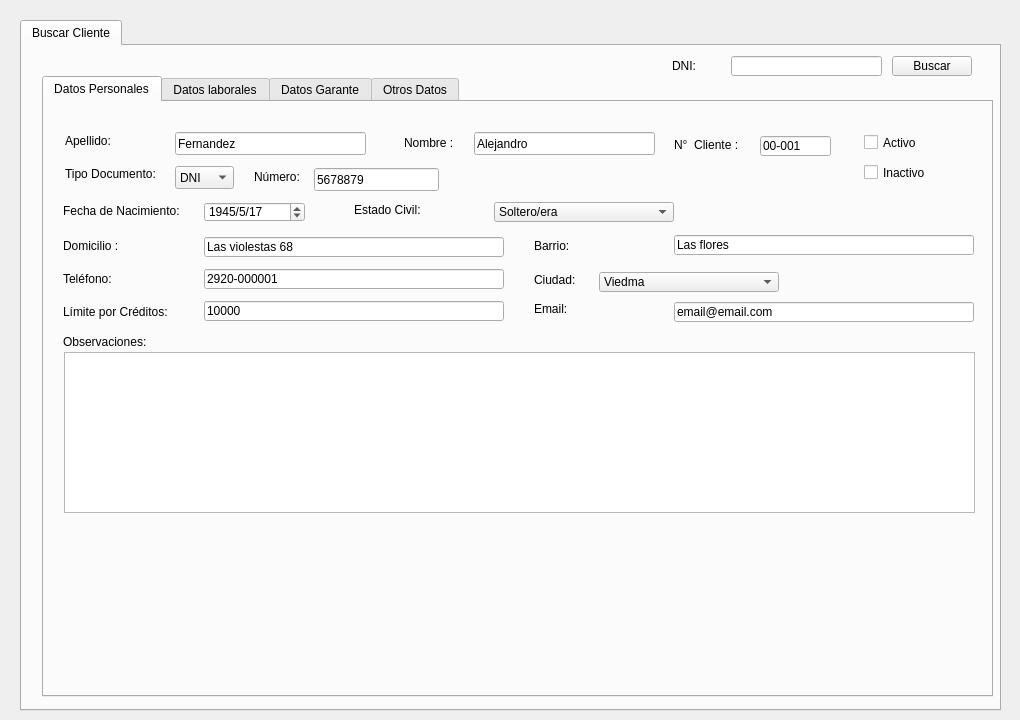
<?xml version="1.0" encoding="UTF-8"?>
<ui version="4.0">
 <class>Form</class>
 <widget class="QWidget" name="Form">
  <property name="geometry">
   <rect>
    <x>0</x>
    <y>0</y>
    <width>1020</width>
    <height>720</height>
   </rect>
  </property>
  <property name="windowTitle">
   <string>Form</string>
  </property>
  <widget class="QTabWidget" name="tabWidget">
   <property name="geometry">
    <rect>
     <x>20</x>
     <y>20</y>
     <width>981</width>
     <height>691</height>
    </rect>
   </property>
   <property name="currentIndex">
    <number>0</number>
   </property>
   <widget class="QWidget" name="tab">
    <attribute name="icon">
     <iconset>
      <normalon>../../../../Descargas/prismaticos.png</normalon>
     </iconset>
    </attribute>
    <attribute name="title">
     <string>Buscar Cliente</string>
    </attribute>
    <widget class="QTabWidget" name="tabwt_clientenuevo_4">
     <property name="geometry">
      <rect>
       <x>20</x>
       <y>30</y>
       <width>951</width>
       <height>621</height>
      </rect>
     </property>
     <property name="currentIndex">
      <number>0</number>
     </property>
     <widget class="QWidget" name="tab_16">
      <attribute name="icon">
       <iconset>
        <normalon>../../../../Descargas/tarjeta-personal-de-datos-de-contacto.png</normalon>
       </iconset>
      </attribute>
      <attribute name="title">
       <string>Datos Personales</string>
      </attribute>
      <widget class="QLineEdit" name="lne_telfono_buscar_2">
       <property name="geometry">
        <rect>
         <x>160</x>
         <y>167</y>
         <width>300</width>
         <height>20</height>
        </rect>
       </property>
       <property name="text">
        <string>2920-000001</string>
       </property>
      </widget>
      <widget class="QLabel" name="label_122">
       <property name="geometry">
        <rect>
         <x>19</x>
         <y>101</y>
         <width>141</width>
         <height>16</height>
        </rect>
       </property>
       <property name="text">
        <string>Fecha de Nacimiento:</string>
       </property>
      </widget>
      <widget class="QDateEdit" name="dte_nacimiento_buscar_2">
       <property name="geometry">
        <rect>
         <x>160</x>
         <y>100</y>
         <width>101</width>
         <height>20</height>
        </rect>
       </property>
       <property name="displayFormat">
        <string>yyyy/M/dd</string>
       </property>
       <property name="date">
        <date>
         <year>1945</year>
         <month>5</month>
         <day>17</day>
        </date>
       </property>
      </widget>
      <widget class="QComboBox" name="cbx_estado_civil_buscar_2">
       <property name="geometry">
        <rect>
         <x>450</x>
         <y>100</y>
         <width>180</width>
         <height>20</height>
        </rect>
       </property>
       <item>
        <property name="text">
         <string>Soltero/era</string>
        </property>
       </item>
       <item>
        <property name="text">
         <string>Casado/ada</string>
        </property>
       </item>
       <item>
        <property name="text">
         <string>Viudo/da</string>
        </property>
       </item>
       <item>
        <property name="text">
         <string>Divorsiado/ada</string>
        </property>
       </item>
      </widget>
      <widget class="QLabel" name="label_123">
       <property name="geometry">
        <rect>
         <x>490</x>
         <y>136</y>
         <width>131</width>
         <height>16</height>
        </rect>
       </property>
       <property name="text">
        <string>Barrio:</string>
       </property>
      </widget>
      <widget class="QLineEdit" name="lne_domicilio_buscar_2">
       <property name="geometry">
        <rect>
         <x>160</x>
         <y>135</y>
         <width>300</width>
         <height>20</height>
        </rect>
       </property>
       <property name="text">
        <string>Las violestas 68</string>
       </property>
      </widget>
      <widget class="QLabel" name="label_124">
       <property name="geometry">
        <rect>
         <x>360</x>
         <y>33</y>
         <width>71</width>
         <height>16</height>
        </rect>
       </property>
       <property name="text">
        <string>Nombre :</string>
       </property>
      </widget>
      <widget class="QLabel" name="label_125">
       <property name="geometry">
        <rect>
         <x>310</x>
         <y>100</y>
         <width>131</width>
         <height>16</height>
        </rect>
       </property>
       <property name="text">
        <string>Estado Civil:</string>
       </property>
      </widget>
      <widget class="QLineEdit" name="lne_barrio_buscar_2">
       <property name="geometry">
        <rect>
         <x>630</x>
         <y>133</y>
         <width>300</width>
         <height>20</height>
        </rect>
       </property>
       <property name="text">
        <string>Las flores</string>
       </property>
      </widget>
      <widget class="QLabel" name="label_126">
       <property name="geometry">
        <rect>
         <x>19</x>
         <y>169</y>
         <width>121</width>
         <height>16</height>
        </rect>
       </property>
       <property name="text">
        <string>Teléfono:</string>
       </property>
      </widget>
      <widget class="QComboBox" name="cbx_ciudad_4">
       <property name="geometry">
        <rect>
         <x>555</x>
         <y>170</y>
         <width>180</width>
         <height>20</height>
        </rect>
       </property>
       <item>
        <property name="text">
         <string>Viedma</string>
        </property>
       </item>
      </widget>
      <widget class="QLabel" name="label_127">
       <property name="geometry">
        <rect>
         <x>21</x>
         <y>64</y>
         <width>103</width>
         <height>16</height>
        </rect>
       </property>
       <property name="text">
        <string>Tipo Documento:</string>
       </property>
      </widget>
      <widget class="QLabel" name="label_128">
       <property name="geometry">
        <rect>
         <x>630</x>
         <y>35</y>
         <width>71</width>
         <height>16</height>
        </rect>
       </property>
       <property name="text">
        <string>N°  Cliente :</string>
       </property>
      </widget>
      <widget class="QLineEdit" name="lne_nombre_buscar_2">
       <property name="geometry">
        <rect>
         <x>430</x>
         <y>30</y>
         <width>181</width>
         <height>23</height>
        </rect>
       </property>
       <property name="text">
        <string>Alejandro</string>
       </property>
      </widget>
      <widget class="QLineEdit" name="lne_limite_credito_4">
       <property name="geometry">
        <rect>
         <x>160</x>
         <y>199</y>
         <width>300</width>
         <height>20</height>
        </rect>
       </property>
       <property name="text">
        <string>10000</string>
       </property>
      </widget>
      <widget class="QLineEdit" name="lne_nro_cliente_buscar_2">
       <property name="geometry">
        <rect>
         <x>716</x>
         <y>34</y>
         <width>71</width>
         <height>20</height>
        </rect>
       </property>
       <property name="text">
        <string>00-001</string>
       </property>
      </widget>
      <widget class="QLabel" name="label_129">
       <property name="geometry">
        <rect>
         <x>490</x>
         <y>199</y>
         <width>131</width>
         <height>16</height>
        </rect>
       </property>
       <property name="text">
        <string>Email:</string>
       </property>
      </widget>
      <widget class="QComboBox" name="cbx_tipo_doc_buscar_2">
       <property name="geometry">
        <rect>
         <x>131</x>
         <y>64</y>
         <width>59</width>
         <height>23</height>
        </rect>
       </property>
       <item>
        <property name="text">
         <string>DNI </string>
        </property>
       </item>
       <item>
        <property name="text">
         <string>CUIL</string>
        </property>
       </item>
       <item>
        <property name="text">
         <string>CUIT </string>
        </property>
       </item>
      </widget>
      <widget class="QLineEdit" name="lne_apellido_buscar_2">
       <property name="geometry">
        <rect>
         <x>131</x>
         <y>30</y>
         <width>191</width>
         <height>23</height>
        </rect>
       </property>
       <property name="text">
        <string>Fernandez</string>
       </property>
      </widget>
      <widget class="QLabel" name="label_130">
       <property name="geometry">
        <rect>
         <x>210</x>
         <y>67</y>
         <width>52</width>
         <height>16</height>
        </rect>
       </property>
       <property name="text">
        <string>Número:</string>
       </property>
      </widget>
      <widget class="QLabel" name="label_131">
       <property name="geometry">
        <rect>
         <x>19</x>
         <y>232</y>
         <width>121</width>
         <height>16</height>
        </rect>
       </property>
       <property name="text">
        <string>Observaciones: </string>
       </property>
      </widget>
      <widget class="QLabel" name="label_132">
       <property name="geometry">
        <rect>
         <x>19</x>
         <y>202</y>
         <width>121</width>
         <height>16</height>
        </rect>
       </property>
       <property name="text">
        <string>Límite por Créditos:</string>
       </property>
      </widget>
      <widget class="QLabel" name="label_133">
       <property name="geometry">
        <rect>
         <x>21</x>
         <y>31</y>
         <width>53</width>
         <height>16</height>
        </rect>
       </property>
       <property name="text">
        <string>Apellido:</string>
       </property>
      </widget>
      <widget class="QLabel" name="label_134">
       <property name="geometry">
        <rect>
         <x>490</x>
         <y>170</y>
         <width>71</width>
         <height>16</height>
        </rect>
       </property>
       <property name="text">
        <string>Ciudad:</string>
       </property>
      </widget>
      <widget class="QLineEdit" name="lne_email_4">
       <property name="geometry">
        <rect>
         <x>630</x>
         <y>200</y>
         <width>300</width>
         <height>20</height>
        </rect>
       </property>
       <property name="text">
        <string>email@email.com</string>
       </property>
      </widget>
      <widget class="QLabel" name="label_135">
       <property name="geometry">
        <rect>
         <x>19</x>
         <y>136</y>
         <width>71</width>
         <height>16</height>
        </rect>
       </property>
       <property name="text">
        <string>Domicilio :</string>
       </property>
      </widget>
      <widget class="QLineEdit" name="lne_nro_doc_buscar_2">
       <property name="geometry">
        <rect>
         <x>270</x>
         <y>66</y>
         <width>125</width>
         <height>23</height>
        </rect>
       </property>
       <property name="text">
        <string>5678879</string>
       </property>
      </widget>
      <widget class="QCheckBox" name="ckbx_activo_buscar_2">
       <property name="geometry">
        <rect>
         <x>820</x>
         <y>30</y>
         <width>85</width>
         <height>21</height>
        </rect>
       </property>
       <property name="text">
        <string>Activo</string>
       </property>
      </widget>
      <widget class="QCheckBox" name="ckbx_inactivo_buscar_2">
       <property name="geometry">
        <rect>
         <x>820</x>
         <y>60</y>
         <width>85</width>
         <height>21</height>
        </rect>
       </property>
       <property name="text">
        <string>Inactivo</string>
       </property>
      </widget>
      <widget class="QTextEdit" name="txte_observaciones_4">
       <property name="geometry">
        <rect>
         <x>20</x>
         <y>250</y>
         <width>911</width>
         <height>161</height>
        </rect>
       </property>
      </widget>
     </widget>
     <widget class="QWidget" name="tab_17">
      <attribute name="icon">
       <iconset>
        <normalon>../../../../Descargas/hombre-en-el-escritorio-de-la-oficina-con-un-ordenador.png</normalon>
       </iconset>
      </attribute>
      <attribute name="title">
       <string>Datos laborales</string>
      </attribute>
      <widget class="QLineEdit" name="lne_organismo_4">
       <property name="geometry">
        <rect>
         <x>220</x>
         <y>70</y>
         <width>300</width>
         <height>20</height>
        </rect>
       </property>
       <property name="text">
        <string>Ministerio de Educación</string>
       </property>
      </widget>
      <widget class="QLineEdit" name="lne_ocupacion_4">
       <property name="geometry">
        <rect>
         <x>220</x>
         <y>40</y>
         <width>300</width>
         <height>20</height>
        </rect>
       </property>
       <property name="text">
        <string>Auxiliar</string>
       </property>
      </widget>
      <widget class="QLineEdit" name="lne_antiguedad_4">
       <property name="geometry">
        <rect>
         <x>690</x>
         <y>70</y>
         <width>101</width>
         <height>20</height>
        </rect>
       </property>
       <property name="text">
        <string/>
       </property>
      </widget>
      <widget class="QLabel" name="label_136">
       <property name="geometry">
        <rect>
         <x>550</x>
         <y>40</y>
         <width>80</width>
         <height>20</height>
        </rect>
       </property>
       <property name="text">
        <string>Sueldo $:</string>
       </property>
      </widget>
      <widget class="QLabel" name="label_137">
       <property name="geometry">
        <rect>
         <x>79</x>
         <y>100</y>
         <width>141</width>
         <height>20</height>
        </rect>
       </property>
       <property name="text">
        <string>Teléfono Laboral:</string>
       </property>
      </widget>
      <widget class="QLineEdit" name="lne_domicilio_laboral_4">
       <property name="geometry">
        <rect>
         <x>220</x>
         <y>130</y>
         <width>300</width>
         <height>20</height>
        </rect>
       </property>
       <property name="text">
        <string>Las violetas 45</string>
       </property>
      </widget>
      <widget class="QLineEdit" name="lne_telefono_laboral_4">
       <property name="geometry">
        <rect>
         <x>220</x>
         <y>100</y>
         <width>300</width>
         <height>20</height>
        </rect>
       </property>
       <property name="text">
        <string>2920-000001</string>
       </property>
      </widget>
      <widget class="QLineEdit" name="lne_sueldo_4">
       <property name="geometry">
        <rect>
         <x>690</x>
         <y>40</y>
         <width>101</width>
         <height>20</height>
        </rect>
       </property>
       <property name="text">
        <string/>
       </property>
      </widget>
      <widget class="QCheckBox" name="ckbx_recibo_sueldo_4">
       <property name="geometry">
        <rect>
         <x>550</x>
         <y>130</y>
         <width>211</width>
         <height>21</height>
        </rect>
       </property>
       <property name="text">
        <string>Posee Recibo de Sueldo</string>
       </property>
       <property name="checked">
        <bool>true</bool>
       </property>
      </widget>
      <widget class="QLabel" name="label_138">
       <property name="geometry">
        <rect>
         <x>79</x>
         <y>70</y>
         <width>80</width>
         <height>20</height>
        </rect>
       </property>
       <property name="text">
        <string>Organismo: </string>
       </property>
      </widget>
      <widget class="QLabel" name="label_139">
       <property name="geometry">
        <rect>
         <x>79</x>
         <y>40</y>
         <width>80</width>
         <height>20</height>
        </rect>
       </property>
       <property name="text">
        <string>Ocupación:</string>
       </property>
      </widget>
      <widget class="QLabel" name="label_140">
       <property name="geometry">
        <rect>
         <x>79</x>
         <y>130</y>
         <width>161</width>
         <height>20</height>
        </rect>
       </property>
       <property name="text">
        <string>Domicilio Laboral:</string>
       </property>
      </widget>
      <widget class="QLabel" name="label_141">
       <property name="geometry">
        <rect>
         <x>550</x>
         <y>70</y>
         <width>131</width>
         <height>20</height>
        </rect>
       </property>
       <property name="text">
        <string>Antigüedad Laboral:</string>
       </property>
      </widget>
      <widget class="QLabel" name="label_142">
       <property name="geometry">
        <rect>
         <x>800</x>
         <y>70</y>
         <width>41</width>
         <height>20</height>
        </rect>
       </property>
       <property name="text">
        <string>años</string>
       </property>
      </widget>
      <widget class="QLineEdit" name="lne_categoria_4">
       <property name="geometry">
        <rect>
         <x>690</x>
         <y>100</y>
         <width>101</width>
         <height>20</height>
        </rect>
       </property>
       <property name="text">
        <string/>
       </property>
      </widget>
      <widget class="QLabel" name="label_143">
       <property name="geometry">
        <rect>
         <x>550</x>
         <y>100</y>
         <width>71</width>
         <height>20</height>
        </rect>
       </property>
       <property name="text">
        <string>Categoría: </string>
       </property>
      </widget>
     </widget>
     <widget class="QWidget" name="tab_18">
      <attribute name="icon">
       <iconset>
        <normalon>../../../../Descargas/calidad-de-la-pagina.png</normalon>
       </iconset>
      </attribute>
      <attribute name="title">
       <string>Datos Garante</string>
      </attribute>
      <widget class="QLineEdit" name="lne_garante_domicilio_4">
       <property name="geometry">
        <rect>
         <x>160</x>
         <y>125</y>
         <width>300</width>
         <height>20</height>
        </rect>
       </property>
       <property name="text">
        <string>Las violestas 68</string>
       </property>
      </widget>
      <widget class="QLabel" name="label_144">
       <property name="geometry">
        <rect>
         <x>19</x>
         <y>222</y>
         <width>121</width>
         <height>16</height>
        </rect>
       </property>
       <property name="text">
        <string>Observaciones: </string>
       </property>
      </widget>
      <widget class="QLineEdit" name="lne_garante_nombre_4">
       <property name="geometry">
        <rect>
         <x>430</x>
         <y>20</y>
         <width>181</width>
         <height>23</height>
        </rect>
       </property>
       <property name="text">
        <string>Alejandro</string>
       </property>
      </widget>
      <widget class="QLabel" name="label_145">
       <property name="geometry">
        <rect>
         <x>210</x>
         <y>57</y>
         <width>52</width>
         <height>16</height>
        </rect>
       </property>
       <property name="text">
        <string>Número:</string>
       </property>
      </widget>
      <widget class="QLabel" name="label_146">
       <property name="geometry">
        <rect>
         <x>19</x>
         <y>159</y>
         <width>121</width>
         <height>16</height>
        </rect>
       </property>
       <property name="text">
        <string>Teléfono:</string>
       </property>
      </widget>
      <widget class="QLabel" name="label_147">
       <property name="geometry">
        <rect>
         <x>490</x>
         <y>159</y>
         <width>131</width>
         <height>16</height>
        </rect>
       </property>
       <property name="text">
        <string>Email:</string>
       </property>
      </widget>
      <widget class="QLineEdit" name="lne_garante_barrio_4">
       <property name="geometry">
        <rect>
         <x>630</x>
         <y>123</y>
         <width>300</width>
         <height>20</height>
        </rect>
       </property>
       <property name="text">
        <string>Las flores</string>
       </property>
      </widget>
      <widget class="QLineEdit" name="lne_garante_limite_credito_4">
       <property name="geometry">
        <rect>
         <x>160</x>
         <y>189</y>
         <width>300</width>
         <height>20</height>
        </rect>
       </property>
       <property name="text">
        <string>10000</string>
       </property>
      </widget>
      <widget class="QLineEdit" name="lne_garante_email_4">
       <property name="geometry">
        <rect>
         <x>630</x>
         <y>160</y>
         <width>300</width>
         <height>20</height>
        </rect>
       </property>
       <property name="text">
        <string>email@email.com</string>
       </property>
      </widget>
      <widget class="QLabel" name="label_148">
       <property name="geometry">
        <rect>
         <x>19</x>
         <y>91</y>
         <width>141</width>
         <height>16</height>
        </rect>
       </property>
       <property name="text">
        <string>Fecha de Nacimiento:</string>
       </property>
      </widget>
      <widget class="QLabel" name="label_149">
       <property name="geometry">
        <rect>
         <x>19</x>
         <y>192</y>
         <width>121</width>
         <height>16</height>
        </rect>
       </property>
       <property name="text">
        <string>Límite por Créditos:</string>
       </property>
      </widget>
      <widget class="QLabel" name="label_150">
       <property name="geometry">
        <rect>
         <x>21</x>
         <y>54</y>
         <width>103</width>
         <height>16</height>
        </rect>
       </property>
       <property name="text">
        <string>Tipo Documento:</string>
       </property>
      </widget>
      <widget class="QLabel" name="label_151">
       <property name="geometry">
        <rect>
         <x>490</x>
         <y>126</y>
         <width>131</width>
         <height>16</height>
        </rect>
       </property>
       <property name="text">
        <string>Barrio:</string>
       </property>
      </widget>
      <widget class="QLabel" name="label_152">
       <property name="geometry">
        <rect>
         <x>280</x>
         <y>92</y>
         <width>71</width>
         <height>16</height>
        </rect>
       </property>
       <property name="text">
        <string>Ciudad:</string>
       </property>
      </widget>
      <widget class="QLineEdit" name="lne_garante_nro_cliente_4">
       <property name="geometry">
        <rect>
         <x>716</x>
         <y>24</y>
         <width>71</width>
         <height>20</height>
        </rect>
       </property>
       <property name="text">
        <string>00-001</string>
       </property>
      </widget>
      <widget class="QTextEdit" name="txte_garante_observaciones_4">
       <property name="geometry">
        <rect>
         <x>20</x>
         <y>250</y>
         <width>911</width>
         <height>81</height>
        </rect>
       </property>
      </widget>
      <widget class="QLabel" name="label_153">
       <property name="geometry">
        <rect>
         <x>360</x>
         <y>23</y>
         <width>71</width>
         <height>16</height>
        </rect>
       </property>
       <property name="text">
        <string>Nombre :</string>
       </property>
      </widget>
      <widget class="QLabel" name="label_154">
       <property name="geometry">
        <rect>
         <x>21</x>
         <y>21</y>
         <width>53</width>
         <height>16</height>
        </rect>
       </property>
       <property name="text">
        <string>Apellido:</string>
       </property>
      </widget>
      <widget class="QLabel" name="label_155">
       <property name="geometry">
        <rect>
         <x>490</x>
         <y>192</y>
         <width>131</width>
         <height>16</height>
        </rect>
       </property>
       <property name="text">
        <string>Estado Civil:</string>
       </property>
      </widget>
      <widget class="QComboBox" name="cbx_garante_estado_civil_4">
       <property name="geometry">
        <rect>
         <x>630</x>
         <y>192</y>
         <width>180</width>
         <height>20</height>
        </rect>
       </property>
       <item>
        <property name="text">
         <string>Soltero/era</string>
        </property>
       </item>
       <item>
        <property name="text">
         <string>Casado/ada</string>
        </property>
       </item>
       <item>
        <property name="text">
         <string>Viudo/da</string>
        </property>
       </item>
       <item>
        <property name="text">
         <string>Divorsiado/ada</string>
        </property>
       </item>
      </widget>
      <widget class="QCheckBox" name="checkBox_10">
       <property name="geometry">
        <rect>
         <x>820</x>
         <y>20</y>
         <width>85</width>
         <height>21</height>
        </rect>
       </property>
       <property name="text">
        <string>Activo</string>
       </property>
      </widget>
      <widget class="QComboBox" name="cbx_garante_tipo_doc_4">
       <property name="geometry">
        <rect>
         <x>131</x>
         <y>54</y>
         <width>59</width>
         <height>23</height>
        </rect>
       </property>
       <item>
        <property name="text">
         <string>DNI </string>
        </property>
       </item>
       <item>
        <property name="text">
         <string>CUIL</string>
        </property>
       </item>
       <item>
        <property name="text">
         <string>CUIT </string>
        </property>
       </item>
      </widget>
      <widget class="QLineEdit" name="lne_garante_apellido_4">
       <property name="geometry">
        <rect>
         <x>131</x>
         <y>20</y>
         <width>191</width>
         <height>23</height>
        </rect>
       </property>
       <property name="text">
        <string>Fernandez</string>
       </property>
      </widget>
      <widget class="QLineEdit" name="lne__garante_telefono_4">
       <property name="geometry">
        <rect>
         <x>160</x>
         <y>157</y>
         <width>300</width>
         <height>20</height>
        </rect>
       </property>
       <property name="text">
        <string>2920-000001</string>
       </property>
      </widget>
      <widget class="QComboBox" name="cbx_garante_ciudad_4">
       <property name="geometry">
        <rect>
         <x>345</x>
         <y>92</y>
         <width>180</width>
         <height>20</height>
        </rect>
       </property>
       <item>
        <property name="text">
         <string>Viedma</string>
        </property>
       </item>
      </widget>
      <widget class="QLabel" name="label_156">
       <property name="geometry">
        <rect>
         <x>630</x>
         <y>25</y>
         <width>71</width>
         <height>16</height>
        </rect>
       </property>
       <property name="text">
        <string>N°  Cliente :</string>
       </property>
      </widget>
      <widget class="QLabel" name="label_157">
       <property name="geometry">
        <rect>
         <x>19</x>
         <y>126</y>
         <width>71</width>
         <height>16</height>
        </rect>
       </property>
       <property name="text">
        <string>Domicilio :</string>
       </property>
      </widget>
      <widget class="QCheckBox" name="checkBox_11">
       <property name="geometry">
        <rect>
         <x>820</x>
         <y>50</y>
         <width>85</width>
         <height>21</height>
        </rect>
       </property>
       <property name="text">
        <string>Inactivo</string>
       </property>
      </widget>
      <widget class="QLineEdit" name="lne_garante_nro_doc_4">
       <property name="geometry">
        <rect>
         <x>270</x>
         <y>56</y>
         <width>125</width>
         <height>23</height>
        </rect>
       </property>
       <property name="text">
        <string>5678879</string>
       </property>
      </widget>
      <widget class="QDateEdit" name="dte_garante_nacimiento_4">
       <property name="geometry">
        <rect>
         <x>160</x>
         <y>90</y>
         <width>101</width>
         <height>20</height>
        </rect>
       </property>
       <property name="displayFormat">
        <string>yyyy/M/dd</string>
       </property>
       <property name="date">
        <date>
         <year>1945</year>
         <month>5</month>
         <day>17</day>
        </date>
       </property>
      </widget>
      <widget class="QTableWidget" name="tw_garantes_lista_4">
       <property name="geometry">
        <rect>
         <x>20</x>
         <y>370</y>
         <width>911</width>
         <height>181</height>
        </rect>
       </property>
       <row>
        <property name="text">
         <string>Garante Princ.</string>
        </property>
        <property name="icon">
         <iconset>
          <normalon>../../../../Descargas/calidad-de-la-pagina.png</normalon>
         </iconset>
        </property>
       </row>
       <row>
        <property name="text">
         <string>Garante Sec.</string>
        </property>
        <property name="icon">
         <iconset>
          <normalon>../../../../Descargas/calidad-de-la-pagina.png</normalon>
         </iconset>
        </property>
       </row>
       <row>
        <property name="text">
         <string>Otro Garante</string>
        </property>
        <property name="icon">
         <iconset>
          <normalon>../../../../Descargas/calidad-de-la-pagina.png</normalon>
         </iconset>
        </property>
       </row>
       <column>
        <property name="text">
         <string>Apellido</string>
        </property>
       </column>
       <column>
        <property name="text">
         <string>Nombre</string>
        </property>
       </column>
       <column>
        <property name="text">
         <string>Nro. Cliente</string>
        </property>
       </column>
       <column>
        <property name="text">
         <string>Tipo Doc.</string>
        </property>
       </column>
       <column>
        <property name="text">
         <string>Número</string>
        </property>
       </column>
       <column>
        <property name="text">
         <string>F. Nacimiento</string>
        </property>
       </column>
       <column>
        <property name="text">
         <string>Ciudad</string>
        </property>
       </column>
       <column>
        <property name="text">
         <string>Domicilio</string>
        </property>
       </column>
       <column>
        <property name="text">
         <string>Teléfono</string>
        </property>
       </column>
       <column>
        <property name="text">
         <string>Estado</string>
        </property>
       </column>
      </widget>
      <widget class="QPushButton" name="boton_agregar_4">
       <property name="geometry">
        <rect>
         <x>850</x>
         <y>338</y>
         <width>80</width>
         <height>23</height>
        </rect>
       </property>
       <property name="text">
        <string>Agregar</string>
       </property>
      </widget>
     </widget>
     <widget class="QWidget" name="tab_19">
      <attribute name="icon">
       <iconset>
        <normalon>../../../../Descargas/casilla-y-boligrafo.png</normalon>
       </iconset>
      </attribute>
      <attribute name="title">
       <string>Otros Datos</string>
      </attribute>
      <widget class="QCheckBox" name="ckbx_veraz_4">
       <property name="geometry">
        <rect>
         <x>601</x>
         <y>90</y>
         <width>211</width>
         <height>21</height>
        </rect>
       </property>
       <property name="text">
        <string>Figura en el Veraz</string>
       </property>
       <property name="checked">
        <bool>true</bool>
       </property>
      </widget>
      <widget class="QCheckBox" name="ckbx_bloqueado_4">
       <property name="geometry">
        <rect>
         <x>602</x>
         <y>150</y>
         <width>211</width>
         <height>21</height>
        </rect>
       </property>
       <property name="text">
        <string>Cliente Bloqueado</string>
       </property>
      </widget>
      <widget class="QLineEdit" name="lne_iva_4">
       <property name="geometry">
        <rect>
         <x>271</x>
         <y>30</y>
         <width>300</width>
         <height>20</height>
        </rect>
       </property>
       <property name="text">
        <string>Responsable Inscripto</string>
       </property>
      </widget>
      <widget class="QLineEdit" name="lne_cbu_4">
       <property name="geometry">
        <rect>
         <x>271</x>
         <y>90</y>
         <width>300</width>
         <height>20</height>
        </rect>
       </property>
       <property name="text">
        <string>00451597859478396574780</string>
       </property>
      </widget>
      <widget class="QLabel" name="label_158">
       <property name="geometry">
        <rect>
         <x>130</x>
         <y>60</y>
         <width>80</width>
         <height>20</height>
        </rect>
       </property>
       <property name="text">
        <string>N° CUIT:</string>
       </property>
      </widget>
      <widget class="QLineEdit" name="lne_nro_beneficio_4">
       <property name="geometry">
        <rect>
         <x>271</x>
         <y>120</y>
         <width>300</width>
         <height>20</height>
        </rect>
       </property>
       <property name="text">
        <string>00345687</string>
       </property>
      </widget>
      <widget class="QLabel" name="label_159">
       <property name="geometry">
        <rect>
         <x>130</x>
         <y>90</y>
         <width>141</width>
         <height>20</height>
        </rect>
       </property>
       <property name="text">
        <string>N° CBU:</string>
       </property>
      </widget>
      <widget class="QLabel" name="label_160">
       <property name="geometry">
        <rect>
         <x>130</x>
         <y>120</y>
         <width>161</width>
         <height>20</height>
        </rect>
       </property>
       <property name="text">
        <string>N° Beneficio:</string>
       </property>
      </widget>
      <widget class="QLineEdit" name="lne_cuit_4">
       <property name="geometry">
        <rect>
         <x>271</x>
         <y>60</y>
         <width>300</width>
         <height>20</height>
        </rect>
       </property>
       <property name="text">
        <string>00-5678879-00</string>
       </property>
      </widget>
      <widget class="QLabel" name="label_161">
       <property name="geometry">
        <rect>
         <x>130</x>
         <y>30</y>
         <width>80</width>
         <height>20</height>
        </rect>
       </property>
       <property name="text">
        <string>Tipo IVA:</string>
       </property>
      </widget>
      <widget class="QCheckBox" name="ckbx_jub_pens_4">
       <property name="geometry">
        <rect>
         <x>601</x>
         <y>120</y>
         <width>211</width>
         <height>21</height>
        </rect>
       </property>
       <property name="text">
        <string>Es Jubilado / Pensionado</string>
       </property>
      </widget>
      <widget class="QCheckBox" name="ckbx_facturas_4">
       <property name="geometry">
        <rect>
         <x>601</x>
         <y>60</y>
         <width>211</width>
         <height>21</height>
        </rect>
       </property>
       <property name="text">
        <string>Presentó Facturas de Luz, Gas</string>
       </property>
       <property name="checked">
        <bool>true</bool>
       </property>
      </widget>
      <widget class="QRadioButton" name="rbt_monotributista_4">
       <property name="geometry">
        <rect>
         <x>600</x>
         <y>30</y>
         <width>111</width>
         <height>21</height>
        </rect>
       </property>
       <property name="text">
        <string>Monotributista</string>
       </property>
      </widget>
     </widget>
    </widget>
    <widget class="QPushButton" name="boton_buscar_buscar_2">
     <property name="geometry">
      <rect>
       <x>880</x>
       <y>-20</y>
       <width>80</width>
       <height>20</height>
      </rect>
     </property>
     <property name="text">
      <string>Buscar</string>
     </property>
    </widget>
    <widget class="QLabel" name="label_162">
     <property name="geometry">
      <rect>
       <x>660</x>
       <y>-18</y>
       <width>59</width>
       <height>15</height>
      </rect>
     </property>
     <property name="text">
      <string>DNI:</string>
     </property>
    </widget>
    <widget class="QLineEdit" name="lne_dni_filtro_buscar_2">
     <property name="geometry">
      <rect>
       <x>719</x>
       <y>-20</y>
       <width>151</width>
       <height>20</height>
      </rect>
     </property>
    </widget>
    <widget class="QPushButton" name="boton_buscar_buscar">
     <property name="geometry">
      <rect>
       <x>870</x>
       <y>10</y>
       <width>80</width>
       <height>20</height>
      </rect>
     </property>
     <property name="text">
      <string>Buscar</string>
     </property>
    </widget>
    <widget class="QLabel" name="label_121">
     <property name="geometry">
      <rect>
       <x>650</x>
       <y>12</y>
       <width>59</width>
       <height>15</height>
      </rect>
     </property>
     <property name="text">
      <string>DNI:</string>
     </property>
    </widget>
    <widget class="QLineEdit" name="lne_dni_filtro_buscar">
     <property name="geometry">
      <rect>
       <x>709</x>
       <y>10</y>
       <width>151</width>
       <height>20</height>
      </rect>
     </property>
    </widget>
   </widget>
  </widget>
 </widget>
 <resources/>
 <connections/>
</ui>
